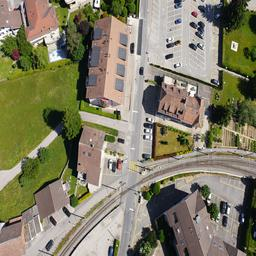
#> input picture pytorch/SRGAN_CustomDataset-uav/SRGAN_CustomDataset-main/custom_dataset/hr_train_LR/IX-11-98611_0215_0650.JPG, 256 x 256 px, found by its file name; its folder holds 4 pictures in this run
$ python untitled0.py
#> lines starting #> are read from the running program, lines starting #| are printed output that depends on the picture
import numpy as np
import cv2
from sklearn.neighbors import NearestNeighbors
import os

def load_images_from_folder(folder):
    """
    Load images from a specified folder.

    :param folder: Path to the folder containing images.
    :return: List of images loaded as numpy arrays.
    """
    images = []
    for filename in os.listdir(folder):
        img = cv2.imread(os.path.join(folder, filename), cv2.IMREAD_GRAYSCALE)
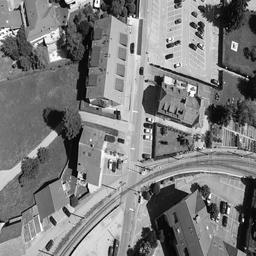
#> img: shape (256, 256); min 0, max 255, mean 124.3
        if img is not None:
            images.append(img)
#> pass 2 of the loop in load_images_from_folder, `for filename in os.listdir(folder):`:
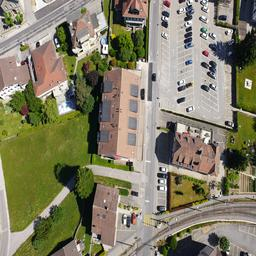
#> input picture pytorch/SRGAN_CustomDataset-uav/SRGAN_CustomDataset-main/custom_dataset/hr_train_LR/IX-11-98611_0215_0651.JPG, 256 x 256 px, found by its file name
#> in load_images_from_folder, `img = cv2.imread(os.path.join(folder, filename), cv2.IMREAD_GRAYSCALE)`:
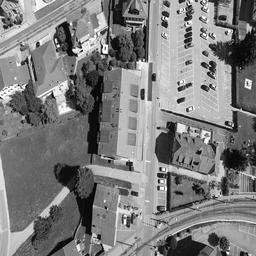
#> img: shape (256, 256); min 0, max 255, mean 125
#> pass 3 of the loop in load_images_from_folder, `for filename in os.listdir(folder):`:
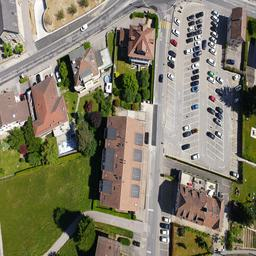
#> input picture pytorch/SRGAN_CustomDataset-uav/SRGAN_CustomDataset-main/custom_dataset/hr_train_LR/IX-11-98611_0215_0652.JPG, 256 x 256 px, found by its file name
#> in load_images_from_folder, `img = cv2.imread(os.path.join(folder, filename), cv2.IMREAD_GRAYSCALE)`:
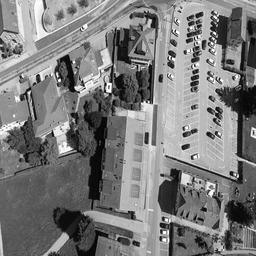
#> img: shape (256, 256); min 0, max 255, mean 123
#> the loop made 4 passes; the first 3 are shown
    return images

# [81 lines left out: functions extract_patches, build_hr_patch_database, reconstruct_image, neighbor_embedding_sr, not called in this run]

# Example Usage
# Define paths to your HR and LR image folders
hr_image_folder =  'H:/GPU/neighbouring embedding/hr_train_LR'
lr_image_folder =  'H:/GPU/neighbouring embedding/lr6464'

# Load HR and LR images
hr_images = load_images_from_folder(hr_image_folder)
lr_images = load_images_from_folder(lr_image_folder)
#> (the run stopped early here; a loop or call above may not have finished)
